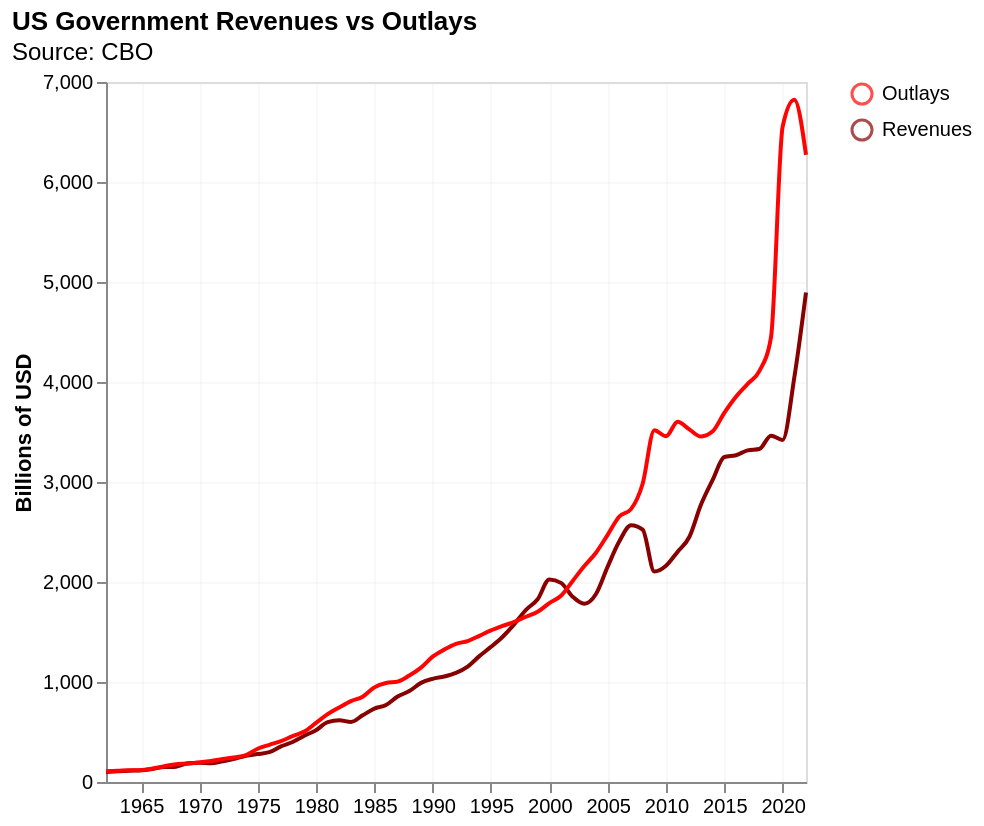

Write the Vega-Lite specification saved for this chart.
### Vega-Lite specification from a JSON file in a GitHub repository (floating-point values rounded to 4 significant figures)
{"$schema": "https://vega.github.io/schema/vega-lite/v5.json", "data": {"values": [{"": "0", "Year": "1962", "Value": "99.676", "Type": "Revenues"}, {"": "1", "Year": "1963", "Value": "106.56", "Type": "Revenues"}, {"": "2", "Year": "1964", "Value": "112.613", "Type": "Revenues"}, {"": "3", "Year": "1965", "Value": "116.817", "Type": "Revenues"}, {"": "4", "Year": "1966", "Value": "130.835", "Type": "Revenues"}, {"": "5", "Year": "1967", "Value": "148.822", "Type": "Revenues"}, {"": "6", "Year": "1968", "Value": "152.973", "Type": "Revenues"}, {"": "7", "Year": "1969", "Value": "186.882", "Type": "Revenues"}, {"": "8", "Year": "1970", "Value": "192.807", "Type": "Revenues"}, {"": "9", "Year": "1971", "Value": "187.139", "Type": "Revenues"}, {"": "10", "Year": "1972", "Value": "207.309", "Type": "Revenues"}, {"": "11", "Year": "1973", "Value": "230.799", "Type": "Revenues"}, {"": "12", "Year": "1974", "Value": "263.224", "Type": "Revenues"}, {"": "13", "Year": "1975", "Value": "279.09", "Type": "Revenues"}, {"": "14", "Year": "1976", "Value": "298.06", "Type": "Revenues"}, {"": "15", "Year": "1977", "Value": "355.559", "Type": "Revenues"}, {"": "16", "Year": "1978", "Value": "399.561", "Type": "Revenues"}, {"": "17", "Year": "1979", "Value": "463.302", "Type": "Revenues"}, {"": "18", "Year": "1980", "Value": "517.112", "Type": "Revenues"}, {"": "19", "Year": "1981", "Value": "599.272", "Type": "Revenues"}, {"": "20", "Year": "1982", "Value": "617.766", "Type": "Revenues"}, {"": "21", "Year": "1983", "Value": "600.562", "Type": "Revenues"}, {"": "22", "Year": "1984", "Value": "666.438", "Type": "Revenues"}, {"": "23", "Year": "1985", "Value": "734.037", "Type": "Revenues"}, {"": "24", "Year": "1986", "Value": "769.155", "Type": "Revenues"}, {"": "25", "Year": "1987", "Value": "854.287", "Type": "Revenues"}, {"": "26", "Year": "1988", "Value": "909.238", "Type": "Revenues"}, {"": "27", "Year": "1989", "Value": "991.104", "Type": "Revenues"}, {"": "28", "Year": "1990", "Value": "1031.958", "Type": "Revenues"}, {"": "29", "Year": "1991", "Value": "1054.988", "Type": "Revenues"}, {"": "30", "Year": "1992", "Value": "1091.208", "Type": "Revenues"}, {"": "31", "Year": "1993", "Value": "1154.334", "Type": "Revenues"}, {"": "32", "Year": "1994", "Value": "1258.566", "Type": "Revenues"}, {"": "33", "Year": "1995", "Value": "1351.79", "Type": "Revenues"}, {"": "34", "Year": "1996", "Value": "1453.053", "Type": "Revenues"}, {"": "35", "Year": "1997", "Value": "1579.232", "Type": "Revenues"}, {"": "36", "Year": "1998", "Value": "1721.728", "Type": "Revenues"}, {"": "37", "Year": "1999", "Value": "1827.452", "Type": "Revenues"}, {"": "38", "Year": "2000", "Value": "2025.191", "Type": "Revenues"}, {"": "39", "Year": "2001", "Value": "1991.082", "Type": "Revenues"}, {"": "40", "Year": "2002", "Value": "1853.136", "Type": "Revenues"}, {"": "41", "Year": "2003", "Value": "1782.314", "Type": "Revenues"}, {"": "42", "Year": "2004", "Value": "1880.114", "Type": "Revenues"}, {"": "43", "Year": "2005", "Value": "2153.611", "Type": "Revenues"}, {"": "44", "Year": "2006", "Value": "2406.869", "Type": "Revenues"}, {"": "45", "Year": "2007", "Value": "2567.985", "Type": "Revenues"}, {"": "46", "Year": "2008", "Value": "2523.991", "Type": "Revenues"}, {"": "47", "Year": "2009", "Value": "2104.989", "Type": "Revenues"}, {"": "48", "Year": "2010", "Value": "2162.706", "Type": "Revenues"}, {"": "49", "Year": "2011", "Value": "2303.466", "Type": "Revenues"}, {"": "50", "Year": "2012", "Value": "2449.99", "Type": "Revenues"}, {"": "51", "Year": "2013", "Value": "2775.106", "Type": "Revenues"}, {"": "52", "Year": "2014", "Value": "3021.491", "Type": "Revenues"}, {"": "53", "Year": "2015", "Value": "3249.89", "Type": "Revenues"}, {"": "54", "Year": "2016", "Value": "3267.965", "Type": "Revenues"}, {"": "55", "Year": "2017", "Value": "3316.184", "Type": "Revenues"}, {"": "56", "Year": "2018", "Value": "3329.907", "Type": "Revenues"}, {"": "57", "Year": "2019", "Value": "3463.364", "Type": "Revenues"}, {"": "58", "Year": "2020", "Value": "3421.164", "Type": "Revenues"}, {"": "59", "Year": "2021", "Value": "4047.112", "Type": "Revenues"}, {"": "60", "Year": "2022", "Value": "4896.119", "Type": "Revenues"}, {"": "0", "Year": "1962", "Value": "106.821", "Type": "Outlays"}, {"": "1", "Year": "1963", "Value": "111.316", "Type": "Outlays"}, {"": "2", "Year": "1964", "Value": "118.528", "Type": "Outlays"}, {"": "3", "Year": "1965", "Value": "118.228", "Type": "Outlays"}, {"": "4", "Year": "1966", "Value": "134.532", "Type": "Outlays"}, {"": "5", "Year": "1967", "Value": "157.464", "Type": "Outlays"}, {"": "6", "Year": "1968", "Value": "178.134", "Type": "Outlays"}, {"": "7", "Year": "1969", "Value": "183.64", "Type": "Outlays"}, {"": "8", "Year": "1970", "Value": "195.649", "Type": "Outlays"}, {"": "9", "Year": "1971", "Value": "210.172", "Type": "Outlays"}, {"": "10", "Year": "1972", "Value": "230.681", "Type": "Outlays"}, {"": "11", "Year": "1973", "Value": "245.707", "Type": "Outlays"}, {"": "12", "Year": "1974", "Value": "269.359", "Type": "Outlays"}, {"": "13", "Year": "1975", "Value": "332.332", "Type": "Outlays"}, {"": "14", "Year": "1976", "Value": "371.792", "Type": "Outlays"}, {"": "15", "Year": "1977", "Value": "409.218", "Type": "Outlays"}, {"": "16", "Year": "1978", "Value": "458.746", "Type": "Outlays"}, {"": "17", "Year": "1979", "Value": "504.028", "Type": "Outlays"}, {"": "18", "Year": "1980", "Value": "590.941", "Type": "Outlays"}, {"": "19", "Year": "1981", "Value": "678.241", "Type": "Outlays"}, {"": "20", "Year": "1982", "Value": "745.743", "Type": "Outlays"}, {"": "21", "Year": "1983", "Value": "808.364", "Type": "Outlays"}, {"": "22", "Year": "1984", "Value": "851.805", "Type": "Outlays"}, {"": "23", "Year": "1985", "Value": "946.344", "Type": "Outlays"}, {"": "24", "Year": "1986", "Value": "990.382", "Type": "Outlays"}, {"": "25", "Year": "1987", "Value": "1004.017", "Type": "Outlays"}, {"": "26", "Year": "1988", "Value": "1064.416", "Type": "Outlays"}, {"": "27", "Year": "1989", "Value": "1143.743", "Type": "Outlays"}, {"": "28", "Year": "1990", "Value": "1252.993", "Type": "Outlays"}, {"": "29", "Year": "1991", "Value": "1324.226", "Type": "Outlays"}, {"": "30", "Year": "1992", "Value": "1381.529", "Type": "Outlays"}, {"": "31", "Year": "1993", "Value": "1409.386", "Type": "Outlays"}, {"": "32", "Year": "1994", "Value": "1461.752", "Type": "Outlays"}, {"": "33", "Year": "1995", "Value": "1515.742", "Type": "Outlays"}, {"": "34", "Year": "1996", "Value": "1560.484", "Type": "Outlays"}, {"": "35", "Year": "1997", "Value": "1601.116", "Type": "Outlays"}, {"": "36", "Year": "1998", "Value": "1652.458", "Type": "Outlays"}, {"": "37", "Year": "1999", "Value": "1701.842", "Type": "Outlays"}, {"": "38", "Year": "2000", "Value": "1788.95", "Type": "Outlays"}, {"": "39", "Year": "2001", "Value": "1862.846", "Type": "Outlays"}, {"": "40", "Year": "2002", "Value": "2010.894", "Type": "Outlays"}, {"": "41", "Year": "2003", "Value": "2159.899", "Type": "Outlays"}, {"": "42", "Year": "2004", "Value": "2292.841", "Type": "Outlays"}, {"": "43", "Year": "2005", "Value": "2471.957", "Type": "Outlays"}, {"": "44", "Year": "2006", "Value": "2655.05", "Type": "Outlays"}, {"": "45", "Year": "2007", "Value": "2728.686", "Type": "Outlays"}, {"": "46", "Year": "2008", "Value": "2982.544", "Type": "Outlays"}, {"": "47", "Year": "2009", "Value": "3517.677", "Type": "Outlays"}, {"": "48", "Year": "2010", "Value": "3457.079", "Type": "Outlays"}, {"": "49", "Year": "2011", "Value": "3603.065", "Type": "Outlays"}, {"": "50", "Year": "2012", "Value": "3526.563", "Type": "Outlays"}, {"": "51", "Year": "2013", "Value": "3454.881", "Type": "Outlays"}, {"": "52", "Year": "2014", "Value": "3506.284", "Type": "Outlays"}, {"": "53", "Year": "2015", "Value": "3691.85", "Type": "Outlays"}, {"": "54", "Year": "2016", "Value": "3852.615", "Type": "Outlays"}, {"": "55", "Year": "2017", "Value": "3981.63", "Type": "Outlays"}, {"": "56", "Year": "2018", "Value": "4109.045", "Type": "Outlays"}, {"": "57", "Year": "2019", "Value": "4446.956", "Type": "Outlays"}, {"": "58", "Year": "2020", "Value": "6553.603", "Type": "Outlays"}, {"": "59", "Year": "2021", "Value": "6822.449", "Type": "Outlays"}, {"": "60", "Year": "2022", "Value": "6271.508", "Type": "Outlays"}], "format": {"parse": {"Year": "date"}}}, "height": 350, "width": 350, "title": {"text": "US Government Revenues vs Outlays", "anchor": "start", "subtitle": "Source: CBO"}, "encoding": {"x": {"field": "Year", "type": "temporal", "axis": {"gridOpacity": 0.2}, "title": ""}}, "layer": [{"encoding": {"color": {"field": "Type", "type": "nominal", "legend": {"title": ""}, "scale": {"range": ["#ff0303", "#880000"]}}, "y": {"field": "Value", "type": "quantitative", "axis": {"gridOpacity": 0.2}, "title": "Billions of USD"}}, "layer": [{"mark": {"type": "line", "interpolate": "monotone"}}, {"transform": [{"filter": {"param": "hover", "empty": false}}], "mark": "point"}]}, {"transform": [{"pivot": "Type", "value": "Value", "groupby": ["Year"]}], "mark": "rule", "encoding": {"opacity": {"condition": {"value": 0.5, "param": "hover", "empty": false}, "value": 0}, "tooltip": [{"field": "Revenues", "type": "quantitative", "title": "Revenues Billions of USD"}, {"field": "Outlays", "type": "quantitative", "title": "Outlays Billions of USD"}]}, "params": [{"name": "hover", "select": {"type": "point", "fields": ["Year"], "nearest": true, "on": "mouseover", "clear": "mouseout"}}]}]}
